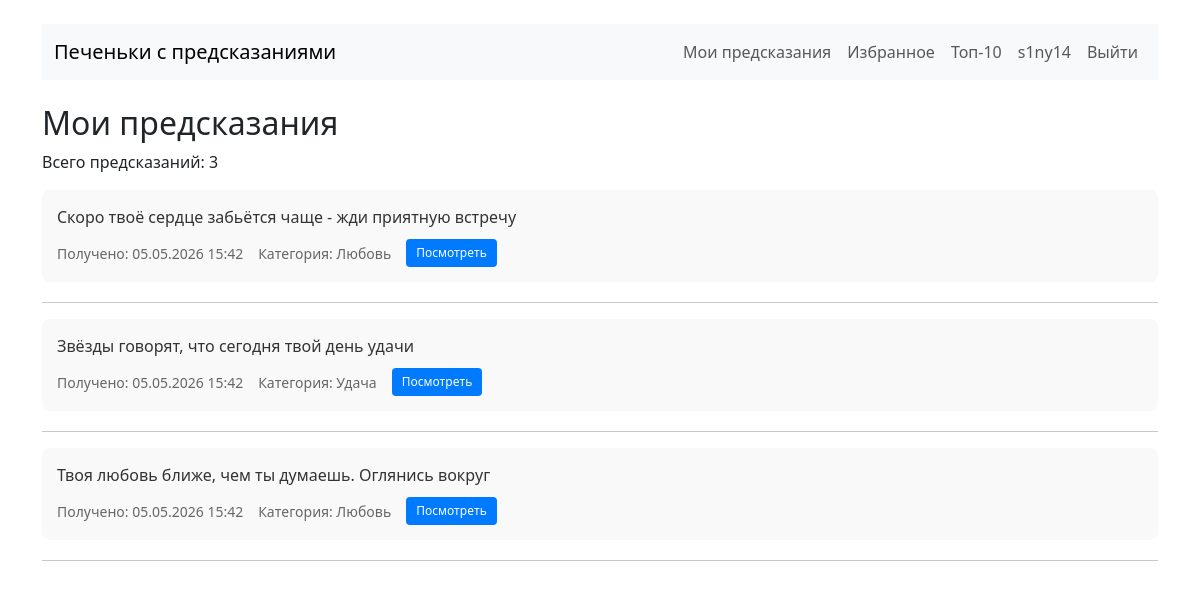
Page /my-predictions/ (signed in) on the committed database.
### users/models.py (models this page shows)
class CustomUser(AbstractUser):
    pass

### predictions/models.py (models this page shows, shortened)
class UserPrediction(models.Model):
    user = models.ForeignKey(
        'users.CustomUser',
        on_delete=models.CASCADE,
        verbose_name="Пользователь"
    )
    cookie = models.ForeignKey(
        FortuneCookie,
        on_delete=models.CASCADE,
        verbose_name="Предсказание"
    )
    received_at = models.DateTimeField(auto_now_add=True, verbose_name="Получено")
    is_favorite = models.BooleanField(default=False, verbose_name="В избранном")
    class Meta:
        unique_together = ['user', 'cookie']
        verbose_name = "Полученное предсказание"
        verbose_name_plural = "Полученные предсказания"

class FortuneCookie(models.Model):
    text = models.TextField(verbose_name="Текст предсказания")
    category = models.ForeignKey(
        'Category',
        on_delete=models.CASCADE,
        related_name='cookies',
        verbose_name="Категория"
    )
    created_by = models.ForeignKey(
        'users.CustomUser',
        on_delete=models.SET_NULL,
        null=True,
        blank=True,
        verbose_name="Создано пользователем"
    )
    is_active = models.BooleanField(default=True, verbose_name="Активно")
    created_at = models.DateTimeField(auto_now_add=True, verbose_name="Дата создания")
    usage_count = models.PositiveIntegerField(default=0, verbose_name="Количество использований")
    class Meta:
        verbose_name = "Печенье с предсказанием"
        verbose_name_plural = "Печеньки с предсказаниями"

class Category(models.Model):
    name = models.CharField(max_length=50, verbose_name="Название")
    description = models.TextField(blank=True, verbose_name="Описание")
    class Meta:
        verbose_name = "Категория"
        verbose_name_plural = "Категории"

### predictions/views.py (the view)
# urls.py: path('my-predictions/', views.my_predictions, name='my_predictions'),
@login_required
def my_predictions(request):
    predictions_list = UserPrediction.objects.filter(
        user=request.user
    ).order_by('-received_at')
    context = {
        'predictions_list': predictions_list,
        'total_count': predictions_list.count(),
    }
    return render(request, 'my_predictions.html', context)

### predictions/templates/my_predictions.html (shortened to what this page needs)
{% extends 'base.html' %}
{% block content %}
<div class="my-predictions">
    <h2>Мои предсказания</h2>
    {% if predictions_list %}
        <p>Всего предсказаний: {{ total_count }}</p>
        <div class="predictions-list">
            {% for prediction in predictions_list %}
                <div class="prediction-item">
                    <div class="prediction-text">
                        {{ prediction.cookie.text|truncatechars:100 }}
                    </div>
                    <div class="prediction-meta">
                        <span class="date">Получено: {{ prediction.received_at|date:"d.m.Y H:i" }}</span>
                        <span class="category">Категория: {{ prediction.cookie.category.name }}</span>
                        <a href="{% url 'prediction_result' prediction.id %}" class="btn-view">
                            Посмотреть
                        </a>
                    </div>
                </div>
                <hr>
            {% endfor %}
        </div>
    {% else %}
        <p>У вас пока нет предсказаний.</p>
        <a href="{% url 'get_prediction' %}" class="btn btn-primary">
            Получить первое предсказание
        </a>
    {% endif %}
</div>
{% endblock %}

### templates/base.html (shortened to what this page needs)
<!DOCTYPE html>
<html lang="ru">
<head>
    <link href="https://cdn.jsdelivr.net/npm/bootstrap@5.3.2/dist/css/bootstrap.min.css" rel="stylesheet">
</head>
<body>
    <div class="container mt-4">
        <nav class="navbar navbar-expand-lg navbar-light bg-light mb-4">
            <div class="container">
                <a class="navbar-brand" href="{% url 'home' %}">Печеньки с предсказаниями</a>
                <div class="navbar-nav ms-auto">
                    {% if user.is_authenticated %}
                        <a class="nav-link" href="{% url 'my_predictions' %}">Мои предсказания</a>
                        <a class="nav-link" href="{% url 'favorites' %}">Избранное</a>
                        <a class="nav-link" href="{% url 'top_cookies' %}">Топ-10</a>
                        <a class="nav-link" href="{% url 'profile' %}">{{ user.username }}</a>
                        <form action="{% url 'logout' %}" method="post" style="display: inline;">
                            <button type="submit" class="btn btn-link nav-link"
                                    style="display: inline; background: none; border: none;">
                                Выйти
                            </button>
                        </form>
                    {% else %}
                        <a class="nav-link" href="{% url 'register' %}">Регистрация</a>
                        <a class="nav-link" href="{% url 'login' %}">Войти</a>
                    {% endif %}
                </div>
            </div>
        </nav>
        {% block content %}
        {% endblock %}
    </div>
</body>
</html>

### templates/base.html (style rules this page uses)
.prediction-item { margin-bottom: 20px; padding: 15px; background: #f9f9f9; border-radius: 8px; }
.prediction-text { font-size: 16px; margin-bottom: 10px; color: #333; }
.prediction-meta { font-size: 14px; color: #666; display: flex; gap: 15px; align-items: center; flex-wrap: wrap; }
.btn-view { background: #007bff; color: white; padding: 5px 10px; border-radius: 4px; text-decoration: none; font-size: 12px; }

### rows in the picture
CustomUser: username "s1ny14"
UserPrediction: cookie.text "Скоро твоё сердце забьётся чаще - жди приятную встречу", received_at "05.05.2026 15:42", cookie.category.name "Любовь"
UserPrediction: cookie.text "Звёзды говорят, что сегодня твой день удачи", received_at "05.05.2026 15:42", cookie.category.name "Удача"
UserPrediction: cookie.text "Твоя любовь ближе, чем ты думаешь. Оглянись вокруг", received_at "05.05.2026 15:42", cookie.category.name "Любовь"

### other values in the picture
{{ total_count }} "3"
